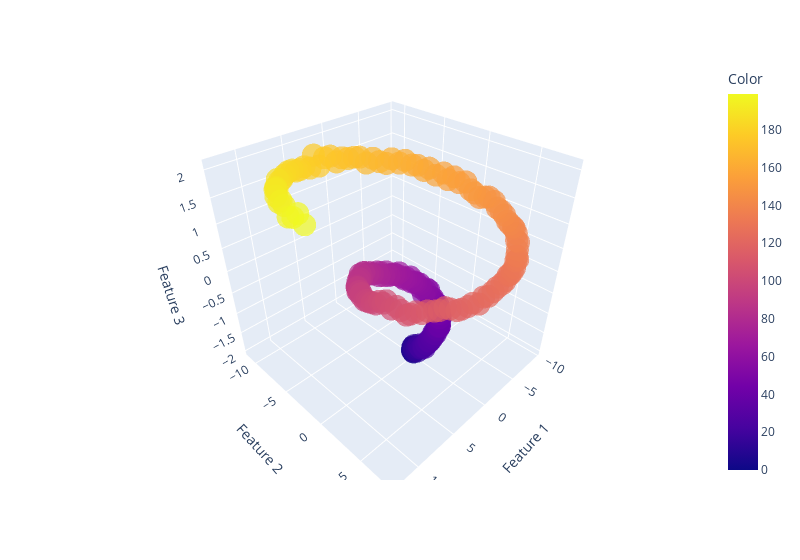

The notebook cell this image was saved under:
### Code cell
df = pd.DataFrame(X_spiral, columns=['Feature 1', 'Feature 2', 'Feature 3'])
df['Color'] = [i for i in range(len(df))]

fig = px.scatter_3d(df, x='Feature 1', y='Feature 2', z='Feature 3',
                    color='Color', opacity=0.7,width=800)
fig.show()

### Figure 1 — Plotly figure (JSON) as saved in the notebook; plotly's stock layout.template omitted (floating-point values rounded to 4 significant figures; data arrays with more than 128 entries replaced by an {"elided": "..."} marker saying what was removed)
{"data": [{"hovertemplate": "Feature 1=%{x}<br>Feature 2=%{y}<br>Feature 3=%{z}<br>Color=%{marker.color}<extra></extra>", "legendgroup": "", "marker": {"color": {"elided": "200 int values"}, "coloraxis": "coloraxis", "opacity": 0.7, "symbol": "circle"}, "mode": "markers", "name": "", "scene": "scene", "showlegend": false, "type": "scatter3d", "x": {"elided": "200 float values"}, "y": {"elided": "200 float values"}, "z": {"elided": "200 float values"}}], "layout": {"coloraxis": {"colorbar": {"title": {"text": "Color"}}, "colorscale": [[0, "#0d0887"], [0.1111, "#46039f"], [0.2222, "#7201a8"], [0.3333, "#9c179e"], [0.4444, "#bd3786"], [0.5556, "#d8576b"], [0.6667, "#ed7953"], [0.7778, "#fb9f3a"], [0.8889, "#fdca26"], [1, "#f0f921"]]}, "legend": {"tracegroupgap": 0}, "margin": {"t": 60}, "scene": {"domain": {"x": [0, 1], "y": [0, 1]}, "xaxis": {"title": {"text": "Feature 1"}}, "yaxis": {"title": {"text": "Feature 2"}}, "zaxis": {"title": {"text": "Feature 3"}}}, "width": 800}}
